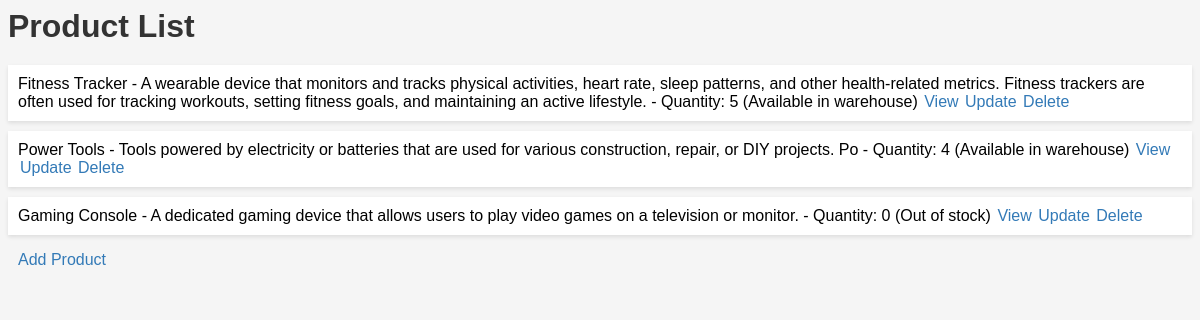
The page / on the database its author committed.
### product_management/models.py (models this page shows, shortened)
class Product(models.Model):
    name = models.CharField(max_length=255)
    description = models.TextField()
    quantity = models.IntegerField(default=0)

### product_management/views.py (the view)
# urls.py: path('', list_view, name='list_view'),
def list_view(request):
    products = Product.objects.all()
    context = {'products': products}
    return render(request, 'list_view.html', context)

### product_management/templates/list_view.html
{% load static %}
<link rel="stylesheet" type="text/css" href="{% static 'style.css' %}">
<h1>Product List</h1>
<ul>
  {% for product in products %}
    <li>
      {{ product.name }} - {{ product.description }} -
      Quantity: {{ product.quantity }}
      {% if product.quantity > 0 %}
        (Available in warehouse)
      {% else %}
        (Out of stock)
      {% endif %}
      <a href="{% url 'detail_view' product.id %}">View</a>
      <a href="{% url 'update_view' product.id %}">Update</a>
      <a href="{% url 'delete_view' product.id %}">Delete</a>
    </li>
  {% endfor %}
</ul>
<a href="{% url 'create_view' %}">Add Product</a>

### product_management/static/style.css (style rules this page uses)
h1 { color: #333; margin-bottom: 20px; }
ul { list-style: none; padding: 0; }
li { background-color: #fff; padding: 10px; margin-bottom: 10px; box-shadow: 0 2px 4px rgba(0, 0, 0, 0.1); }
a { color: #337ab7; text-decoration: none; margin-left: 10px; }
ul { list-style-type: none; padding: 0; }
li { margin-bottom: 10px; }
li a { margin-left: 2px; text-decoration: none; }

### rows shown on the page
Product: name "Fitness Tracker", description "A wearable device that monitors and tracks physical activities, heart rate, sleep patterns, and other health-related metrics. Fitness trackers are often used for tracking workouts, setting fitness goals, and maintaining an active lifestyle.", quantity "5", shows "(Available in warehouse)"
Product: name "Power Tools", description "Tools powered by electricity or batteries that are used for various construction, repair, or DIY projects. Po", quantity "4", shows "(Available in warehouse)"
Product: name "Gaming Console", description "A dedicated gaming device that allows users to play video games on a television or monitor.", quantity "0", shows "(Out of stock)"
